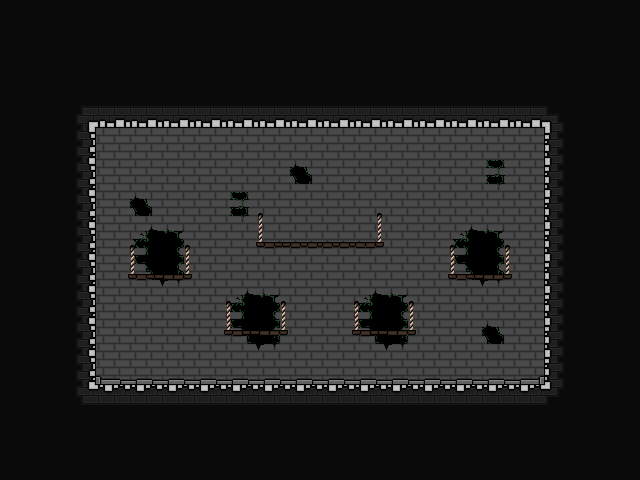

This game map was drawn from its Tiled (.tmx) file and the tilesets committed beside it. A one-line description and the full map source follow:
An orthogonal 20x15 tile map with 32x32 px tiles, 4 tile layers (Background, Walls, Platforms, PlatformsPlaceholder), 3 tilesets and 17 objects.

<map version="1.9" tiledversion="1.9.2" orientation="orthogonal" renderorder="left-up" width="20" height="15" tilewidth="32" tileheight="32" infinite="0" nextlayerid="19" nextobjectid="26">
 <editorsettings>
  <export target="../JSON/map_floor_05.tmj" format="json" />
 </editorsettings>
 <tileset firstgid="1" name="prototype_tileset" tilewidth="32" tileheight="32" tilecount="128" columns="16">
  <image source="../prototype_tileset.png" width="512" height="256" />
 </tileset>
 <tileset firstgid="129" name="playerSketch" tilewidth="32" tileheight="32" tilecount="16" columns="8">
  <image source="../../../Documentation/Recherches/playerSketch.png" width="256" height="64" />
 </tileset>
 <tileset firstgid="145" name="tileset" tilewidth="32" tileheight="32" tilecount="64" columns="8">
  <image source="../tileset.png" width="256" height="256" />
  <tile id="0">
   <properties>
    <property name="collides" type="bool" value="true" />
   </properties>
  </tile>
  <tile id="1">
   <properties>
    <property name="collides" type="bool" value="true" />
   </properties>
  </tile>
  <tile id="2">
   <properties>
    <property name="collides" type="bool" value="true" />
   </properties>
  </tile>
  <tile id="3">
   <properties>
    <property name="collides" type="bool" value="false" />
   </properties>
  </tile>
  <tile id="4">
   <properties>
    <property name="collides" type="bool" value="false" />
   </properties>
  </tile>
  <tile id="5">
   <properties>
    <property name="collides" type="bool" value="false" />
   </properties>
  </tile>
  <tile id="6">
   <properties>
    <property name="collides" type="bool" value="false" />
   </properties>
  </tile>
  <tile id="7">
   <properties>
    <property name="collides" type="bool" value="false" />
   </properties>
  </tile>
  <tile id="8">
   <properties>
    <property name="collides" type="bool" value="true" />
   </properties>
  </tile>
  <tile id="9">
   <properties>
    <property name="collides" type="bool" value="false" />
   </properties>
  </tile>
  <tile id="10">
   <properties>
    <property name="collides" type="bool" value="true" />
   </properties>
  </tile>
  <tile id="11">
   <properties>
    <property name="collides" type="bool" value="false" />
   </properties>
  </tile>
  <tile id="12">
   <properties>
    <property name="collides" type="bool" value="false" />
   </properties>
  </tile>
  <tile id="13">
   <properties>
    <property name="collides" type="bool" value="false" />
   </properties>
  </tile>
  <tile id="14">
   <properties>
    <property name="collides" type="bool" value="false" />
   </properties>
  </tile>
  <tile id="15">
   <properties>
    <property name="collides" type="bool" value="false" />
   </properties>
  </tile>
  <tile id="16">
   <properties>
    <property name="collides" type="bool" value="true" />
   </properties>
  </tile>
  <tile id="17">
   <properties>
    <property name="collides" type="bool" value="true" />
   </properties>
  </tile>
  <tile id="18">
   <properties>
    <property name="collides" type="bool" value="true" />
   </properties>
  </tile>
  <tile id="19">
   <properties>
    <property name="collides" type="bool" value="false" />
   </properties>
  </tile>
  <tile id="20">
   <properties>
    <property name="collides" type="bool" value="false" />
   </properties>
  </tile>
  <tile id="21">
   <properties>
    <property name="collides" type="bool" value="false" />
   </properties>
  </tile>
  <tile id="22">
   <properties>
    <property name="collides" type="bool" value="false" />
   </properties>
  </tile>
  <tile id="23">
   <properties>
    <property name="collides" type="bool" value="false" />
   </properties>
  </tile>
  <tile id="24">
   <properties>
    <property name="collides" type="bool" value="false" />
   </properties>
  </tile>
  <tile id="25">
   <properties>
    <property name="collides" type="bool" value="false" />
   </properties>
  </tile>
  <tile id="26">
   <properties>
    <property name="collides" type="bool" value="false" />
   </properties>
  </tile>
  <tile id="27">
   <properties>
    <property name="collides" type="bool" value="false" />
   </properties>
  </tile>
  <tile id="28">
   <properties>
    <property name="collides" type="bool" value="false" />
   </properties>
  </tile>
  <tile id="29">
   <properties>
    <property name="collides" type="bool" value="false" />
   </properties>
  </tile>
  <tile id="30">
   <properties>
    <property name="collides" type="bool" value="false" />
   </properties>
  </tile>
  <tile id="31">
   <properties>
    <property name="collides" type="bool" value="false" />
   </properties>
  </tile>
  <tile id="32">
   <properties>
    <property name="collides" type="bool" value="false" />
   </properties>
  </tile>
  <tile id="33">
   <properties>
    <property name="collides" type="bool" value="false" />
   </properties>
  </tile>
  <tile id="34">
   <properties>
    <property name="collides" type="bool" value="false" />
   </properties>
  </tile>
  <tile id="35">
   <properties>
    <property name="collides" type="bool" value="false" />
   </properties>
  </tile>
  <tile id="36">
   <properties>
    <property name="collides" type="bool" value="false" />
   </properties>
  </tile>
  <tile id="37">
   <properties>
    <property name="collides" type="bool" value="false" />
   </properties>
  </tile>
  <tile id="38">
   <properties>
    <property name="collides" type="bool" value="false" />
   </properties>
  </tile>
  <tile id="39">
   <properties>
    <property name="collides" type="bool" value="false" />
   </properties>
  </tile>
  <tile id="40">
   <properties>
    <property name="collides" type="bool" value="false" />
   </properties>
  </tile>
  <tile id="41">
   <properties>
    <property name="collides" type="bool" value="false" />
   </properties>
  </tile>
  <tile id="42">
   <properties>
    <property name="collides" type="bool" value="false" />
   </properties>
  </tile>
  <tile id="43">
   <properties>
    <property name="collides" type="bool" value="false" />
   </properties>
  </tile>
  <tile id="44">
   <properties>
    <property name="collides" type="bool" value="false" />
   </properties>
  </tile>
  <tile id="45">
   <properties>
    <property name="collides" type="bool" value="false" />
   </properties>
  </tile>
  <tile id="46">
   <properties>
    <property name="collides" type="bool" value="false" />
   </properties>
  </tile>
  <tile id="47">
   <properties>
    <property name="collides" type="bool" value="false" />
   </properties>
  </tile>
  <tile id="48">
   <properties>
    <property name="collides" type="bool" value="false" />
   </properties>
  </tile>
  <tile id="49">
   <properties>
    <property name="collides" type="bool" value="false" />
   </properties>
  </tile>
  <tile id="50">
   <properties>
    <property name="collides" type="bool" value="false" />
   </properties>
  </tile>
  <tile id="51">
   <properties>
    <property name="collides" type="bool" value="false" />
   </properties>
  </tile>
  <tile id="52">
   <properties>
    <property name="collides" type="bool" value="false" />
   </properties>
  </tile>
  <tile id="53">
   <properties>
    <property name="collides" type="bool" value="false" />
   </properties>
  </tile>
  <tile id="54">
   <properties>
    <property name="collides" type="bool" value="false" />
   </properties>
  </tile>
  <tile id="55">
   <properties>
    <property name="collides" type="bool" value="false" />
   </properties>
  </tile>
  <tile id="56">
   <properties>
    <property name="collides" type="bool" value="false" />
   </properties>
  </tile>
  <tile id="57">
   <properties>
    <property name="collides" type="bool" value="false" />
   </properties>
  </tile>
  <tile id="58">
   <properties>
    <property name="collides" type="bool" value="false" />
   </properties>
  </tile>
  <tile id="59">
   <properties>
    <property name="collides" type="bool" value="false" />
   </properties>
  </tile>
  <tile id="60">
   <properties>
    <property name="collides" type="bool" value="false" />
   </properties>
  </tile>
  <tile id="61">
   <properties>
    <property name="collides" type="bool" value="false" />
   </properties>
  </tile>
  <tile id="62">
   <properties>
    <property name="collides" type="bool" value="false" />
   </properties>
  </tile>
  <tile id="63">
   <properties>
    <property name="collides" type="bool" value="false" />
   </properties>
  </tile>
 </tileset>
 <layer id="14" name="Background" width="20" height="15">
  <data encoding="csv">
154,154,154,154,154,154,154,154,154,154,154,154,154,154,154,154,154,154,154,154,
154,154,154,154,154,154,154,154,154,154,154,154,154,154,154,154,154,154,154,154,
154,154,154,154,154,154,154,154,154,154,154,154,154,154,154,154,154,154,154,154,
154,154,154,154,154,154,154,154,154,154,154,154,154,154,154,154,154,154,154,154,
154,154,154,0,0,0,0,0,0,0,0,0,0,0,0,0,0,154,154,154,
154,154,154,0,0,0,0,0,0,0,0,0,0,0,0,0,0,154,154,154,
154,154,154,0,0,0,0,0,0,0,0,0,0,0,0,0,0,154,154,154,
154,154,154,0,0,0,0,0,0,0,0,0,0,0,0,0,0,154,154,154,
154,154,154,0,0,0,0,0,0,0,0,0,0,0,0,0,0,154,154,154,
154,154,154,0,0,0,0,0,0,0,0,0,0,0,0,0,0,154,154,154,
154,154,154,0,0,0,0,0,0,0,0,0,0,0,0,0,0,154,154,154,
154,154,154,154,154,154,154,154,154,154,154,154,154,154,154,154,154,154,154,154,
154,154,154,154,154,154,154,154,154,154,154,154,154,154,154,154,154,154,154,154,
154,154,154,154,154,154,154,154,154,154,154,154,154,154,154,154,154,154,154,154,
154,154,154,154,154,154,154,154,154,154,154,154,154,154,154,154,154,154,154,154
</data>
 </layer>
 <layer id="3" name="Walls" width="20" height="15">
  <data encoding="csv">
0,0,0,0,0,0,0,0,0,0,0,0,0,0,0,0,0,0,0,0,
0,0,0,0,0,0,0,0,0,0,0,0,0,0,0,0,0,0,0,0,
0,0,0,0,0,0,0,0,0,0,0,0,0,0,0,0,0,0,0,0,
0,0,0,0,0,0,0,0,0,0,0,0,0,0,0,0,0,0,0,0,
0,0,0,149,149,149,149,149,149,149,149,149,149,149,149,149,149,0,0,0,
0,0,0,149,149,149,149,149,149,148,149,149,149,149,149,150,149,0,0,0,
0,0,0,149,148,149,149,150,149,149,149,149,149,149,149,149,149,0,0,0,
0,0,0,149,151,152,149,149,149,149,149,149,149,149,151,152,149,0,0,0,
0,0,0,149,159,160,149,149,149,149,149,149,149,149,159,160,149,0,0,0,
0,0,0,149,149,149,149,151,152,149,149,151,152,149,149,149,149,0,0,0,
0,0,0,149,149,149,149,159,160,149,149,159,160,149,149,148,149,0,0,0,
0,0,0,156,157,157,157,157,157,157,157,157,157,157,157,157,158,0,0,0,
0,0,0,0,0,0,0,0,0,0,0,0,0,0,0,0,0,0,0,0,
0,0,0,0,0,0,0,0,0,0,0,0,0,0,0,0,0,0,0,0,
0,0,0,0,0,0,0,0,0,0,0,0,0,0,0,0,0,0,0,0
</data>
 </layer>
 <layer id="13" name="Platforms" width="20" height="15">
  <data encoding="csv">
0,0,0,0,0,0,0,0,0,0,0,0,0,0,0,0,0,0,0,0,
0,0,0,0,0,0,0,0,0,0,0,0,0,0,0,0,0,0,0,0,
0,0,0,0,0,0,0,0,0,0,0,0,0,0,0,0,0,0,0,0,
0,0,145,146,146,146,146,146,146,146,146,146,146,146,146,146,146,147,0,0,
0,0,153,0,0,0,0,0,0,0,0,0,0,0,0,0,0,155,0,0,
0,0,153,0,0,0,0,0,0,0,0,0,0,0,0,0,0,155,0,0,
0,0,153,0,0,0,0,0,0,0,0,0,0,0,0,0,0,155,0,0,
0,0,153,0,0,0,0,0,0,0,0,0,0,0,0,0,0,155,0,0,
0,0,153,0,0,0,0,0,0,0,0,0,0,0,0,0,0,155,0,0,
0,0,153,0,0,0,0,0,0,0,0,0,0,0,0,0,0,155,0,0,
0,0,153,0,0,0,0,0,0,0,0,0,0,0,0,0,0,155,0,0,
0,0,153,0,0,0,0,0,0,0,0,0,0,0,0,0,0,155,0,0,
0,0,161,162,162,162,162,162,162,162,162,162,162,162,162,162,162,163,0,0,
0,0,0,0,0,0,0,0,0,0,0,0,0,0,0,0,0,0,0,0,
0,0,0,0,0,0,0,0,0,0,0,0,0,0,0,0,0,0,0,0
</data>
 </layer>
 <layer id="17" name="PlatformsPlaceholder" width="20" height="15">
  <data encoding="csv">
0,0,0,0,0,0,0,0,0,0,0,0,0,0,0,0,0,0,0,0,
0,0,0,0,0,0,0,0,0,0,0,0,0,0,0,0,0,0,0,0,
0,0,0,0,0,0,0,0,0,0,0,0,0,0,0,0,0,0,0,0,
0,0,0,0,0,0,0,0,0,0,0,0,0,0,0,0,0,0,0,0,
0,0,0,0,0,0,0,0,0,0,0,0,0,0,0,0,0,0,0,0,
0,0,0,0,0,0,0,0,0,0,0,0,0,0,0,0,0,0,0,0,
0,0,0,0,0,0,0,0,73,0,0,75,0,0,0,0,0,0,0,0,
0,0,0,0,73,75,0,0,89,90,90,91,0,0,73,75,0,0,0,0,
0,0,0,0,89,91,0,0,0,0,0,0,0,0,89,91,0,0,0,0,
0,0,0,0,0,0,0,60,62,0,0,60,62,0,0,0,0,0,0,0,
0,0,0,0,0,0,0,76,78,0,0,76,78,0,0,0,0,0,0,0,
0,0,0,0,0,0,0,0,0,0,0,0,0,0,0,0,0,0,0,0,
0,0,0,0,0,0,0,0,0,0,0,0,0,0,0,0,0,0,0,0,
0,0,0,0,0,0,0,0,0,0,0,0,0,0,0,0,0,0,0,0,
0,0,0,0,0,0,0,0,0,0,0,0,0,0,0,0,0,0,0,0
</data>
 </layer>
 <objectgroup id="16" name="Platforms">
  <object id="11" x="224" y="330" width="64" height="6" />
  <object id="13" x="352" y="330" width="64" height="6" />
  <object id="14" x="128" y="274" width="64" height="6" />
  <object id="15" x="448" y="274" width="64" height="6" />
  <object id="16" x="256" y="242" width="128" height="6" />
 </objectgroup>
 <objectgroup id="11" name="Interact">
  <object id="3" x="288" y="178" width="64" height="64">
   <properties>
    <property name="opened" type="bool" value="false" />
    <property name="type" value="door" />
   </properties>
  </object>
  <object id="6" x="208" y="352">
   <properties>
    <property name="intensity" type="int" value="1" />
    <property name="type" value="torch" />
   </properties>
   <point />
  </object>
  <object id="7" x="432" y="352">
   <properties>
    <property name="intensity" type="int" value="1" />
    <property name="type" value="torch" />
   </properties>
   <point />
  </object>
  <object id="8" x="320" y="352">
   <properties>
    <property name="intensity" type="int" value="1" />
    <property name="type" value="torch" />
   </properties>
   <point />
  </object>
  <object id="9" x="112" y="352">
   <properties>
    <property name="intensity" type="int" value="1" />
    <property name="type" value="torch" />
   </properties>
   <point />
  </object>
  <object id="10" x="528" y="352">
   <properties>
    <property name="intensity" type="int" value="1" />
    <property name="type" value="torch" />
   </properties>
   <point />
  </object>
  <object id="17" x="128" y="320" width="64" height="64">
   <properties>
    <property name="opened" type="bool" value="false" />
    <property name="type" value="decorativeDoor" />
   </properties>
  </object>
  <object id="18" x="272" y="216">
   <properties>
    <property name="intensity" type="int" value="1" />
    <property name="type" value="torch" />
   </properties>
   <point />
  </object>
  <object id="19" x="368" y="216">
   <properties>
    <property name="intensity" type="int" value="1" />
    <property name="type" value="torch" />
   </properties>
   <point />
  </object>
 </objectgroup>
 <objectgroup id="12" name="Spawns">
  <object id="5" x="160" y="384">
   <properties>
    <property name="type" value="player" />
   </properties>
   <point />
  </object>
  <object id="24" x="96" y="128" width="448" height="256">
   <properties>
    <property name="type" value="enemies" />
   </properties>
  </object>
 </objectgroup>
 <objectgroup id="18" name="UI">
  <object id="25" x="320" y="128">
   <properties>
    <property name="type" value="uiOrigin" />
   </properties>
   <point />
  </object>
 </objectgroup>
</map>
